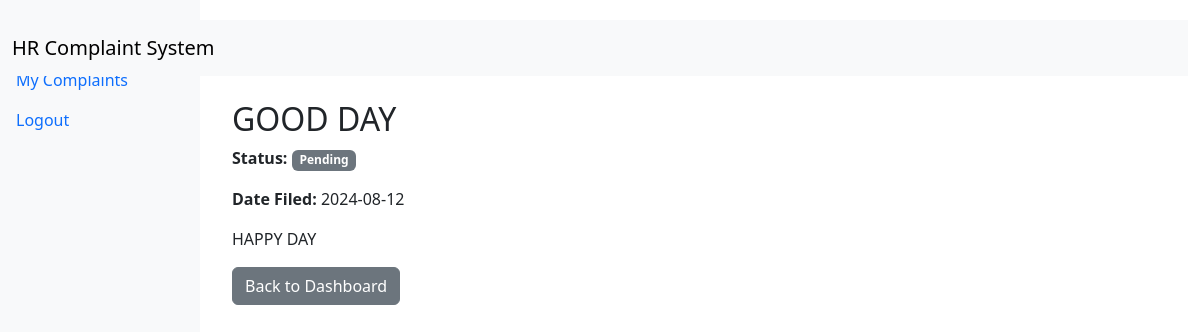
/complaint/1 (signed in), run on an earlier commit of the app's database.
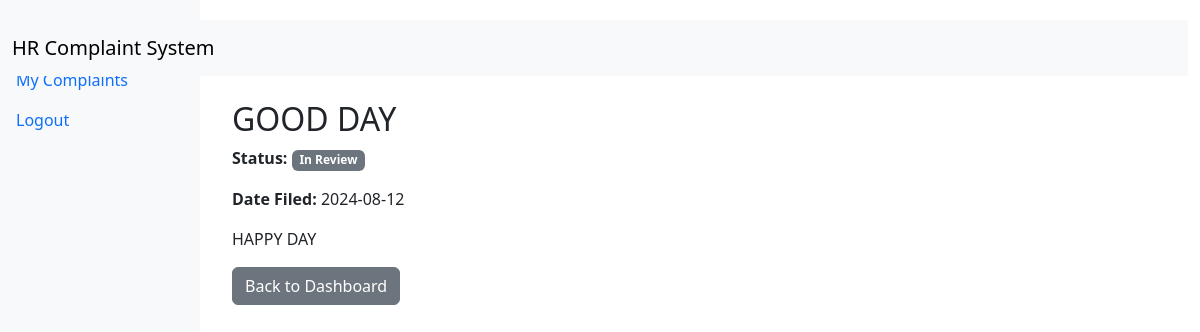
And on a later commit of the database.
### app/models.py (models this page shows, shortened)
class Complaint(db.Model):
    id = db.Column(db.Integer, primary_key=True)
    title = db.Column(db.String(100), nullable=False)
    description = db.Column(db.Text, nullable=False)
    date_posted = db.Column(db.DateTime, nullable=False, default=datetime.utcnow)
    status = db.Column(db.String(20), nullable=False, default='Pending')
    user_id = db.Column(db.Integer, db.ForeignKey('user.id'), nullable=False)

### app/blueprints/employee/routes.py (the view)
@employee.route('/complaint/<int:complaint_id>')
@login_required
def complaint_detail(complaint_id):
    complaint = Complaint.query.get_or_404(complaint_id)
    if complaint.author != current_user:
        abort(403)
    return render_template('complaint_detail.html', complaint=complaint)

### app/__init__.py (called while the page is built)
def create_app(config_class=Config):
    app = Flask(__name__)
    app.config.from_object(config_class)
    db.init_app(app)
    login_manager.init_app(app)
    migrate.init_app(app, db)
    from app.blueprints.auth.routes import auth
    from app.blueprints.employee.routes import employee
    from app.blueprints.manager.routes import manager
    from app.blueprints.admin.routes import admin
    from app.errors.handlers import errors
    app.register_blueprint(auth)
    app.register_blueprint(employee)
    app.register_blueprint(manager)
    app.register_blueprint(admin)
    app.register_blueprint(errors)
    @login_manager.user_loader
    def load_user(user_id):
        from app.models import User  # Import the User model here to avoid circular import
        return User.query.get(int(user_id))
    return app

### app/templates/complaint_detail.html (shortened to what this page needs)
{% extends "base.html" %}
{% block content %}
<div class="row justify-content-center">
    <div class="col-md-8">
        <h2>{{ complaint.title }}</h2>
        <p><strong>Status:</strong> <span class="badge bg-secondary">{{ complaint.status }}</span></p>
        <p><strong>Date Filed:</strong> {{ complaint.date_posted.strftime('%Y-%m-%d') }}</p>
        <p>{{ complaint.description }}</p>
        <a href="{{ url_for('employee.dashboard') }}" class="btn btn-secondary">Back to Dashboard</a>
    </div>
</div>
{% endblock %}

What changed in the data, as far as the page shows it:
changed Complaint "GOOD DAY": status "Pending" → "In Review"
